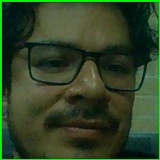
#> input picture Data/FotosDaniel/imagen_0.jpg, 160 x 160 px, given in place of the camera
$ python main.py
#> lines starting #> are read from the running program, lines starting #| are printed output that depends on the picture; after the words box and inside, x2 and y2 are one past the last pixel; in counts of white or black regions, pixels touching at a corner belong together
import cv2 as cv
import os
#import imutils

modelo="FotosBrol" #Nombre de la carpeta donde se guardan las fotos (Datos de entrada).
ruta1="./Data" #Ruta donde se creara la carpeta.
rutacompleta= ruta1 + "/"+ modelo
if not os.path.exists(rutacompleta):
	os.makedirs(rutacompleta)

camara=cv.VideoCapture(0)
ruido=cv.CascadeClassifier("./opencv/data/haarcascades/haarcascade_frontalface_default.xml")
id=0

while True:
	respuesta, captura=camara.read()
#> captura is the input picture: shape (160, 160, 3); mean B, G, R 38, 66.9, 47.8
	if respuesta==False:
		break

    #captura=imutils.resize(captura,width=640)

	grises=cv.cvtColor(captura, cv.COLOR_BGR2GRAY)
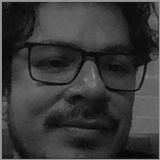
#> grises: shape (160, 160); min 5, max 154, mean 57.9

    #idcaptura=captura.copy()

	cara=ruido.detectMultiScale(grises,1.3,5)
#> cara = ()
	for(x,y,e1,e2) in cara:
		cv.rectangle(captura, (x,y), (x+e1, y+e2), (0, 255, 0), 2)
		#Esta líneas de código generan 350 foto del personaje a reconocer y las etiqueta con un número y extensión .JPG
		rostrocapturado=captura[y:y+e2, x:x+e1]
		rostrocapturado=cv.resize(rostrocapturado, (160,160),interpolation=cv.INTER_CUBIC)
		cv.imwrite(rutacompleta+"/imagen_{}.jpg".format(id), rostrocapturado)
		id=id+1
#> this loop made 0 passes
#> after the loop, id = 0

	cv.imshow("Imagen Rostro", captura)

	if id==50: #Este if detiene la creación de imágenes al llegar a la imagen 350.JPG y cierra el programa.
		break
camara.release()
cv.destroyAllWindows()

$ run again, on Data/FotosDaniel/imagen_1.jpg
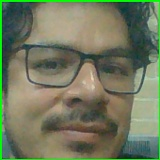
#> input picture Data/FotosDaniel/imagen_1.jpg, 160 x 160 px, given in place of the camera
#> captura is the input picture: shape (160, 160, 3); mean B, G, R 94.8, 121.3, 113.4
#> cara = [[12, 8, 139, 139]]
#> the loop `for(x,y,e1,e2) in cara:` made 1 pass
#> (x, y, e1, e2, id) on pass 1: (12, 8, 139, 139, 1)
#> pass 1, `rostrocapturado=cv.resize(rostrocapturado, (160,160),interpolation=cv...`:
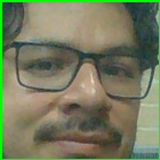
#> rostrocapturado: shape (160, 160, 3); mean B, G, R 94.2, 123.6, 117
#> after the loop `for(x,y,e1,e2) in cara:`:
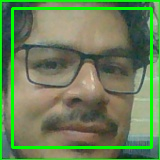
#> captura: shape (160, 160, 3); 6.5% of pixels changed, all inside (x1, y1, x2, y2) = (11, 7, 153, 149)
#> after the loop `for(x,y,e1,e2) in cara:`: id = 1
